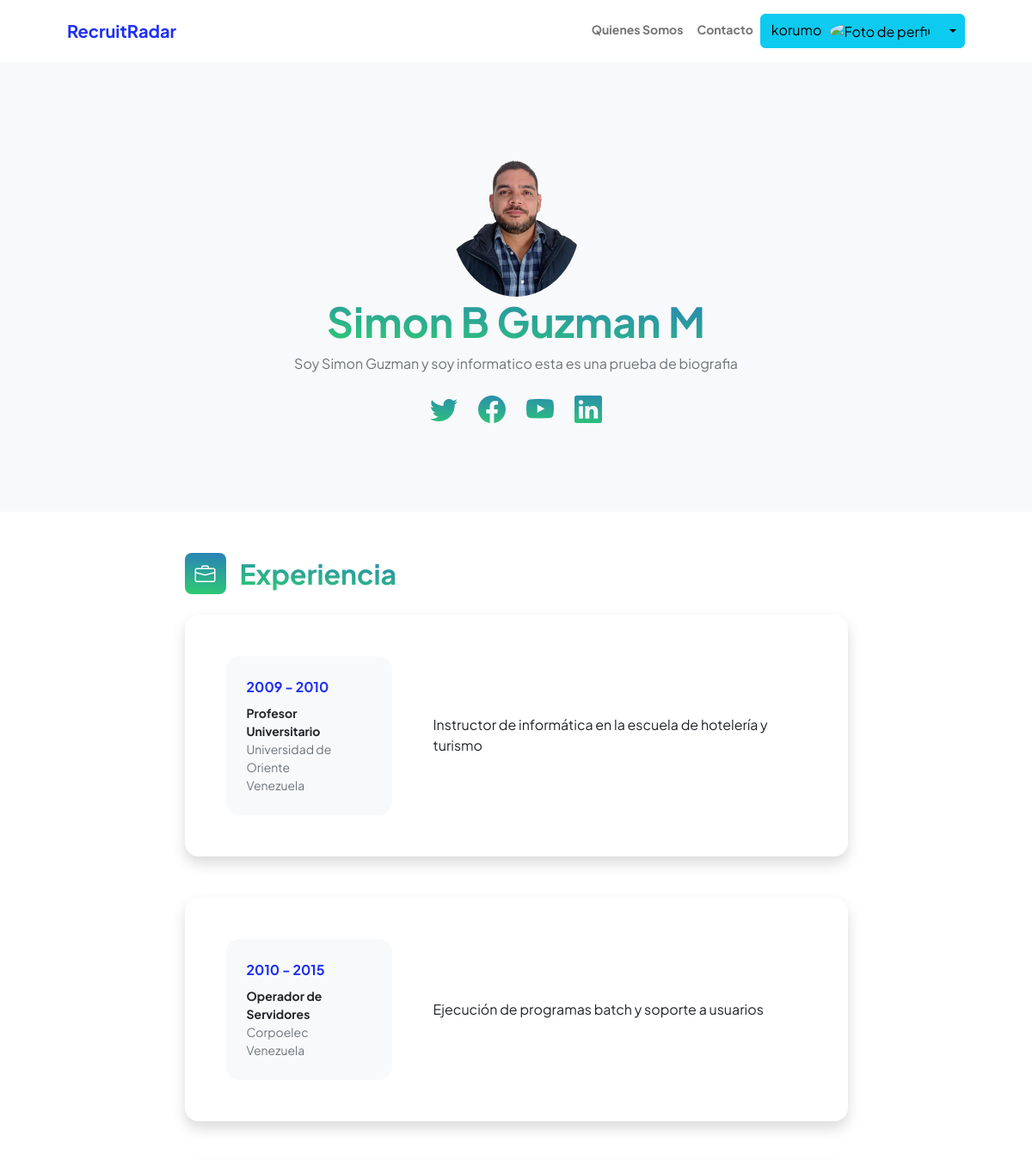
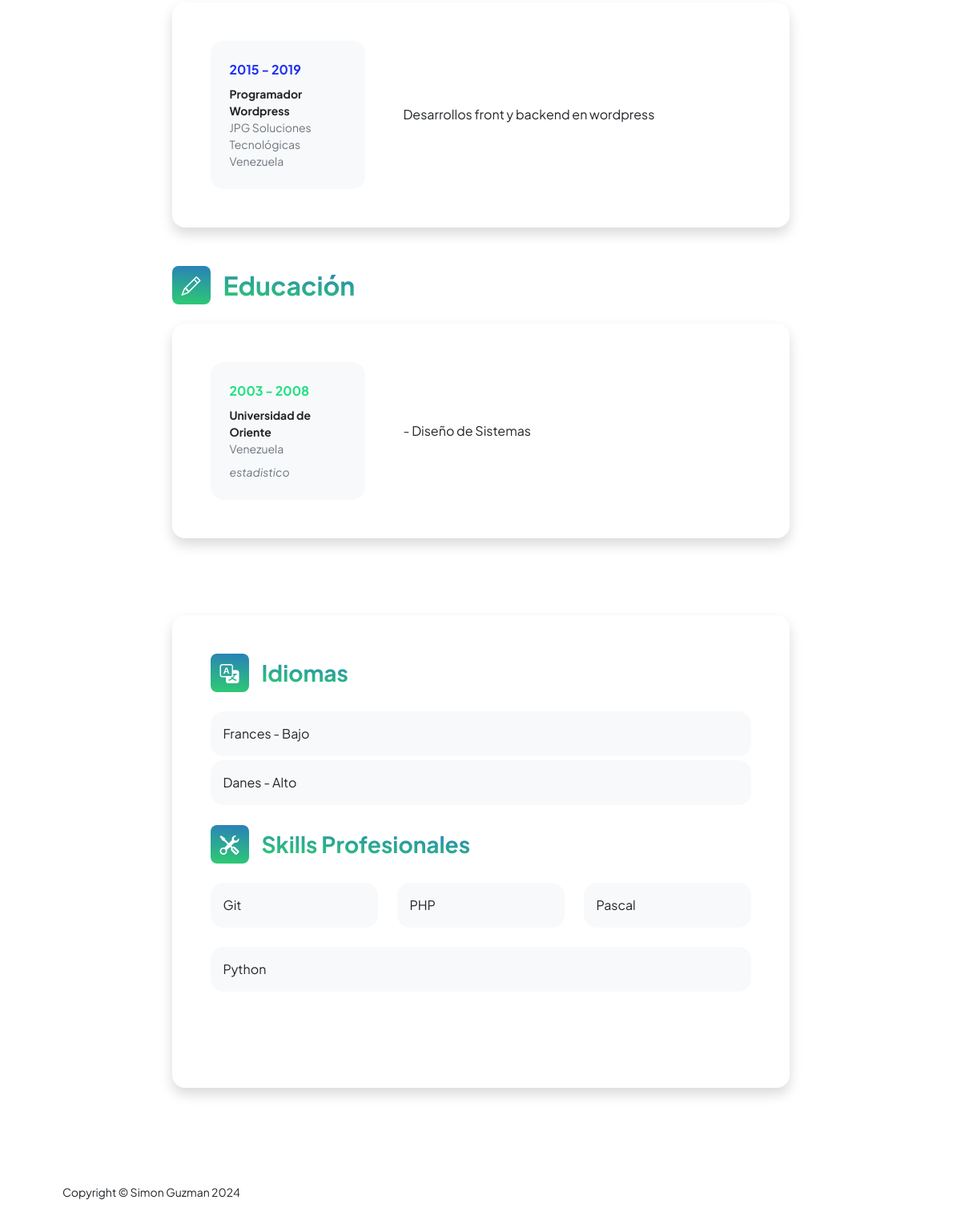
Screenshot of /appCurriculos/perfilde/simonbguzmanm (signed in) with the database file from the repository (2 pictures, top to bottom).
### appUsers/models.py (models this page shows, shortened)
class DataUsuario(models.Model):
    user = models.OneToOneField(User, on_delete=models.CASCADE, null=True)
    nombre = models.CharField(max_length=100,null=True, blank = True)
    apellido = models.CharField(max_length=100,null=True, blank = True)
    bio = models.CharField(max_length=1000, null=True, blank = True)
    telefono = models.CharField(max_length=100, null=True, blank = True)
    url_twitter = models.CharField(max_length=100,null=True, blank = True)
    url_facebook = models.CharField(max_length=100, null=True, blank = True)
    url_github= models.CharField(max_length=100, null=True, blank = True)
    url_youtube = models.CharField(max_length=100, null=True, blank = True)
    url_linkedin = models.CharField(max_length=100, null=True, blank = True)

class ExperienciaLaboral(models.Model):
    user = models.ForeignKey(User, on_delete=models.CASCADE, null=True)
    cargo = models.CharField(max_length=100)
    empresa = models.CharField(max_length=100)
    periodo_inicio = models.IntegerField()
    periodo_fin = models.IntegerField(null=True, blank=True)
    description = models.CharField(max_length=1000)
    pais = models.CharField(max_length=50)

class Educacion(models.Model):
    user = models.ForeignKey(User, on_delete=models.CASCADE, null=True)
    institucion = models.CharField(max_length=100)
    titulo = models.CharField(max_length=100)
    description = models.CharField(max_length=1000)
    pais = models.CharField(max_length=50)
    periodo_inicio = models.IntegerField()
    periodo_fin = models.IntegerField(null=True, blank=True)

class Idiomas(models.Model):
    user = models.ForeignKey(User, on_delete=models.CASCADE, null=True)
    idioma = models.CharField(max_length=50)
    nivel = models.CharField(max_length=20)

class Skills(models.Model):
    user = models.ForeignKey(User, on_delete=models.CASCADE, null=True)
    aptitud = models.CharField(max_length=50)

### appCurriculos/views/views_other.py (the view)
# urls.py: path('perfilde/<str:nombre>', perfilde, name='unperfil'),
def perfilde(request, nombre):
    usuarios = User.objects.filter(username=nombre)
    if usuarios.exists():
        usuario_encontrado = usuarios.first()
        user_id = usuario_encontrado.id
        experiencias = ExperienciaLaboral.objects.filter(user=user_id)
        estudios = Educacion.objects.filter(user=user_id)
        skills = Skills.objects.filter(user=user_id)
        idiomas = Idiomas.objects.filter(user=user_id)
        try:
            avatar=Avatar.objects.get(user=user_id)
        except Avatar.DoesNotExist:
            avatar="/media/avatares/default.jpg"
        try:
            perfil=DataUsuario.objects.get(user=user_id)
        except DataUsuario.DoesNotExist:
            perfil=""
        print(avatar)
        return render(request,"appCurriculos/perfilde.html",{"foto_avatar":avatar.imagen.url,"experiencias":experiencias,"estudios":estudios,"idiomas":idiomas,"perfil":perfil,"skills":skills,"avatar":request.session.get('foto-avatar', 'none'),"enc":"1"})
    else:
        return render(request, "appCurriculos/perfilde.html", {"foto_avatar":"","nombredeparametro": nombre,"enc":"0","avatar":request.session.get('foto-avatar', 'none')})

### appUsers/models.py (called while the page is built)
    def __str__(self):
        return f'{self.user} - {self.imagen}'

### appCurriculos/templates/appCurriculos/perfilde.html (shortened to what this page needs)
{% extends "appUsers/base.html" %}
{% load static %}
{% block datosDinamicos %}
{% if enc == '1' %}
<section class="bg-light py-5">
    <div class="container px-5">
        <div class="row gx-5 justify-content-center">
            <div class="col-xxl-8">
                <div class="text-center my-5">
                    <img src="{{foto_avatar}}" alt="Foto de perfil" class="img-fluid rounded-circle" width="150">
                    <h2 class="display-5 fw-bolder"><span class="text-gradient d-inline">{{perfil.nombre}} {{perfil.apellido}}</span></h2>
                    <p class="text-muted">{{perfil.bio}}</p>
                    <div class="d-flex justify-content-center fs-2 gap-4">
                        {% if perfil.url_twitter != '#' %}
                            <a class="text-gradient" href="{{ perfil.url_twitter }}" target="_blank"><i class="bi bi-twitter"></i></a>
                        {% endif %}
                        {% if perfil.url_facebook != '#' %}
                            <a class="text-gradient" href="{{ perfil.url_facebook }}" target="_blank"><i class="bi bi-facebook"></i></a>
                        {% endif %}
                        {% if perfil.url_youtube != '#' %}
                            <a class="text-gradient" href="{{ perfil.url_youtube }}" target="_blank"><i class="bi bi-youtube"></i></a>
                        {% endif %}
                        {% if perfil.url_linkedin != '#' %}
                            <a class="text-gradient" href="{{ perfil.url_linkedin }}" target="_blank"><i class="bi bi-linkedin"></i></a>
                        {% endif %}
                    </div>
                </div>
            </div>
        </div>
    </div>
</section>
<div class="container px-5 my-5">
    <div class="row gx-5 justify-content-center">
        <div class="col-lg-11 col-xl-9 col-xxl-8">
            <section>
                <div class="d-flex align-items-center mb-4">
                    <div class="feature bg-primary bg-gradient-primary-to-secondary text-white rounded-3 me-3"><i class="bi bi-briefcase"></i></div>
                    <h2 class="fw-bolder mb-0"><span class="text-gradient d-inline">Experiencia</span></h2>
                </div>
                {% for exp in experiencias %}
                <div class="card shadow border-0 rounded-4 mb-5">
                    <div class="card-body p-5">
                        <div class="row align-items-center gx-5">
                            <div class="col text-center text-lg-start mb-4 mb-lg-0">
                                <div class="bg-light p-4 rounded-4">
                                    <div class="text-primary fw-bolder mb-2">{{exp.periodo_inicio}} - {{exp.periodo_fin}}</div>
                                    <div class="small fw-bolder">{{exp.cargo}}</div>
                                    <div class="small text-muted">{{exp.empresa}}</div>
                                    <div class="small text-muted">{{exp.pais}}</div>
                                </div>
                            </div>
                            <div class="col-lg-8"><div>{{exp.description}}</div></div>
                        </div>
                    </div>
                </div>
                {% endfor%}
            </section>
            <section>
                <div class="d-flex align-items-center mb-4">
                    <div class="feature bg-primary bg-gradient-primary-to-secondary text-white rounded-3 me-3"><i class="bi bi-pencil"></i></div>
                    <h2 class="fw-bolder mb-0"><span class="text-gradient d-inline">Educación</span></h2>
                </div>
                {% for est in estudios %}
                <div class="card shadow border-0 rounded-4 mb-5">
                    <div class="card-body p-5">
                        <div class="row align-items-center gx-5">
                            <div class="col text-center text-lg-start mb-4 mb-lg-0">
                                <div class="bg-light p-4 rounded-4">
                                    <div class="text-secondary fw-bolder mb-2">{{est.periodo_inicio}} - {{est.periodo_fin}}</div>
                                    <div class="mb-2">
                                        <div class="small fw-bolder">{{est.institucion}}</div>
                                        <div class="small text-muted">{{est.pais}}</div>
                                    </div>
                                    <div class="fst-italic">
                                        <div class="small text-muted">{{est.titulo}}</div>
                                    </div>
                                </div>
                            </div>
                            <div class="col-lg-8"><div>{{est.description}}</div></div>
                        </div>
                    </div>
                </div>
                {% endfor%}
            </section>
            <div class="pb-5"></div>
            <section>
                <div class="card shadow border-0 rounded-4 mb-5">
                    <div class="card-body p-5">
                        <div class="mb-0">
                            <div class="d-flex align-items-center mb-4">
                                <div class="feature bg-primary bg-gradient-primary-to-secondary text-white rounded-3 me-3"><i class="bi bi-translate"></i></div>
                                <h3 class="fw-bolder mb-0"><span class="text-gradient d-inline">Idiomas</span></h3>
                            </div>
                            <div class="row row-cols-1 row-cols-md-1">
                                {% for est in idiomas %}
                                <div class="col mb-4 mb-md-0" style="margin-bottom: 5px !important;">
                                    <div class="d-flex align-items-center bg-light rounded-4 p-3 h-100">{{est.idioma}} - {{est.nivel}}</div>
                                </div>
                                {% endfor%}
                            </div>
                        </div>
                        <div class="mb-5" style="margin-top: 20px;">
                            <div class="d-flex align-items-center mb-4">
                                <div class="feature bg-primary bg-gradient-primary-to-secondary text-white rounded-3 me-3"><i class="bi bi-tools"></i></div>
                                <h3 class="fw-bolder mb-0"><span class="text-gradient d-inline">Skills Profesionales</span></h3>
                            </div>
                            <div class="row">
                                {% for est in skills %}
                                    <div class="col mb-4">
                                        <div class="d-flex align-items-center bg-light rounded-4 p-3 h-100">{{ est.aptitud }}</div>
                                    </div>
                                    {% if forloop.counter|divisibleby:3 or forloop.last %}
                                        </div>{% if not forloop.last %}<div class="row">{% endif %}
                                    {% endif %}
                                {% endfor %}
                            </div>
                        </div>
                    </div>
                </div>
        </div>
    </div>
{% endif %}
{% endblock %}

### appUsers/templates/appUsers/base.html (shortened to what this page needs)
<!DOCTYPE html>
<html lang="en">
    <head>
        {% load static %}
        <link rel="stylesheet" href="https://cdnjs.cloudflare.com/ajax/libs/font-awesome/6.0.0/css/all.min.css">
        <link href="https://cdn.jsdelivr.net/npm/bootstrap-icons@1.8.1/font/bootstrap-icons.css" rel="stylesheet" />
        <link href="{% static 'css/styles.css' %}" rel="stylesheet" />
    </head>
    <body class="d-flex flex-column h-100">
        <main class="flex-shrink-0">
            <nav class="navbar navbar-expand-lg navbar-light bg-white py-3">
                <div class="container px-5">
                    <a class="navbar-brand" href="{% url 'Home' %}"><span class="fw-bolder text-primary">RecruitRadar</span></a>
                    <div class="collapse navbar-collapse" id="navbarSupportedContent">
                        <ul class="navbar-nav ms-auto mb-2 mb-lg-0 small fw-bolder">
                            <li class="nav-item"><a class="nav-link" href="{% url 'Aboutme' %}">Quienes Somos</a></li>
                            <li class="nav-item"><a class="nav-link" href="{% url 'Contact' %}">Contacto</a></li>
                            {% if request.user.is_authenticated %}
                            <div class="btn-group">
                                <button type="button" class="btn btn-info">{{ request.user.username}}<img src="{{avatar}}" alt="Foto de perfil" class="img-fluid rounded-circle" width="50" style="margin-left: 10px;"></button>
                                <button type="button" class="btn btn-info dropdown-toggle dropdown-toggle-split" data-bs-toggle="dropdown" aria-expanded="false">
                                </button>
                              </div>
                            {% else %}
                                <li class="nav-item"><a class="nav-link" href="{% url 'Login' %}">Iniciar Sesión</a></li>
                                <li class="nav-item"><a class="nav-link" href="{% url 'Register' %}">Registrar</a></li>
                            {% endif %}
                        </ul>
                    </div>
                </div>
            </nav>
            {% block datosDinamicos %}
            {% endblock %}
        </main>
        <footer class="bg-white py-4 mt-auto">
            <div class="container px-5">
                <div class="row align-items-center justify-content-between flex-column flex-sm-row">
                    <div class="col-auto"><div class="small m-0">Copyright &copy; Simon Guzman 2024</div></div>
                </div>
            </div>
        </footer>
    </body>
</html>

### rows the page displays
DataUsuario: nombre "Simon B", apellido "Guzman M", bio "Soy Simon Guzman y soy informatico esta es una prueba de biografia"
ExperienciaLaboral: periodo_inicio "2009", periodo_fin "2010", cargo "Profesor Universitario", empresa "Universidad de Oriente", pais "Venezuela", description "Instructor de informática en la escuela de hotelería y turismo"
ExperienciaLaboral: periodo_inicio "2010", periodo_fin "2015", cargo "Operador de Servidores", empresa "Corpoelec", pais "Venezuela", description "Ejecución de programas batch y soporte a usuarios"
ExperienciaLaboral: periodo_inicio "2015", periodo_fin "2019", cargo "Programador Wordpress", empresa "JPG Soluciones Tecnológicas", pais "Venezuela", description "Desarrollos front y backend en wordpress"
Educacion: periodo_inicio "2003", periodo_fin "2008", institucion "Universidad de Oriente", pais "Venezuela", titulo "estadistico", description "- Diseño de Sistemas"
Idiomas: idioma "Frances", nivel "Bajo"
Idiomas: idioma "Danes", nivel "Alto"
Skills: aptitud "Git"
Skills: aptitud "PHP"
Skills: aptitud "Pascal"
Skills: aptitud "Python"

### other values shown
{{ request.user.username }} "korumo"
